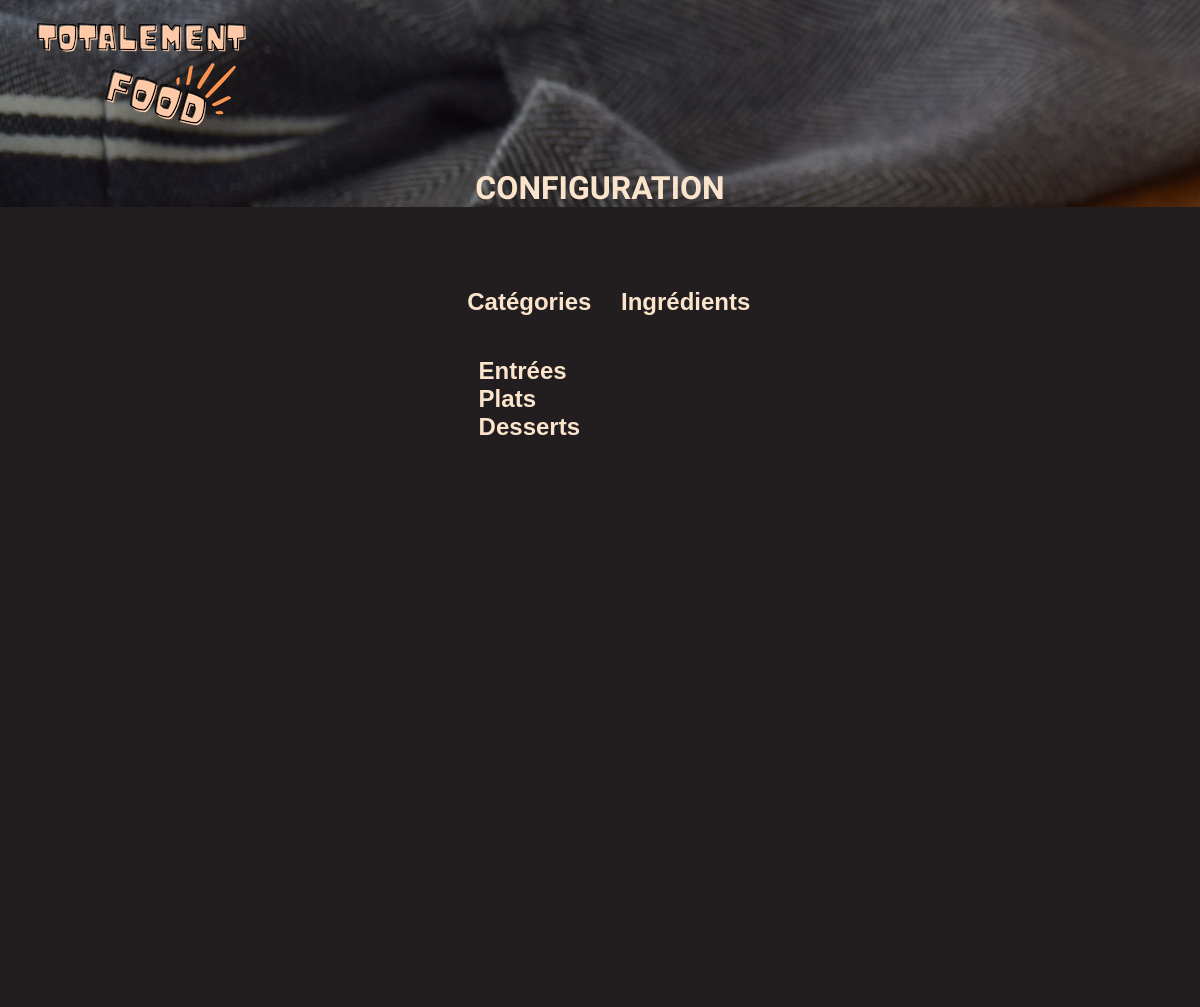
Before: /totalement_food/configuration with the older database file.
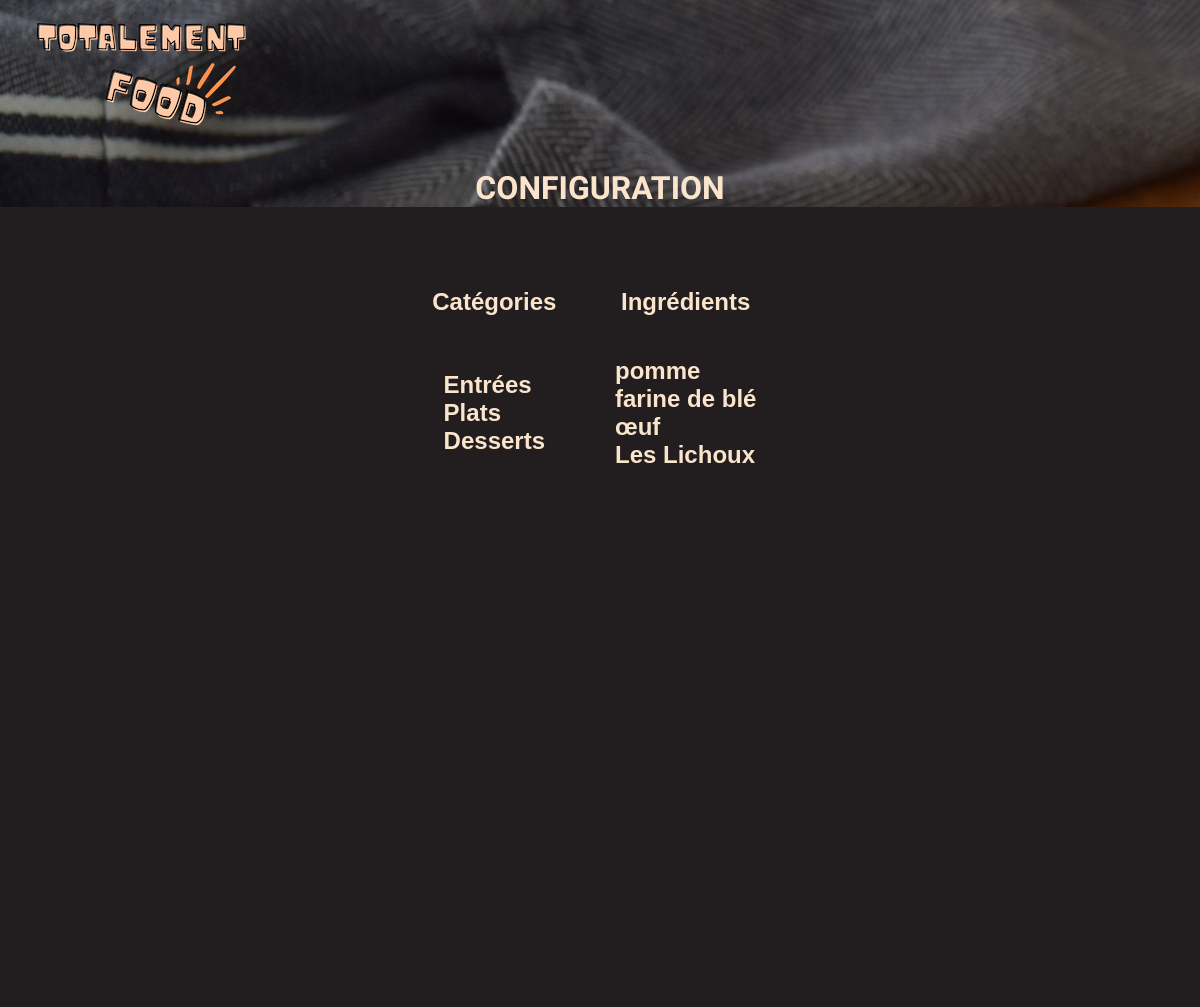
After: the same page with the newer database file.
### totalement_food/models.py (models this page shows)
class Categorie(models.Model):
    titre = models.CharField(max_length=200)
    definition = models.TextField(null=True)
    def __str__(self):
        return self.titre

class Ingredients(models.Model):
    nom = models.CharField(max_length=200)
    energie = models.CharField(max_length=10)
    proteine = models.CharField(max_length=10)
    lipide = models.CharField(max_length=10)
    glucide = models.CharField(max_length=10)
    def __str__(self):
        return self.nom

### totalement_food/views.py (the view)
# urls.py: path('configuration', views.configuration,
def configuration(request):
    ingredients_liste = Ingredients.objects.all()
    categorie_liste = Categorie.objects.all()
    print(ingredients_liste)
    print(categorie_liste)
    return render(request, 'totalement_food/liste_configuration.html', {'categorie_liste': categorie_liste, 'ingredients_liste': ingredients_liste})

### totalement_food/templates/totalement_food/liste_configuration.html (shortened to what this page needs)
{% load static %}
<html lang="en">
<head>
    <link rel="stylesheet" href="{% static 'totalement_food/liste_categories.css' %}">
<body>
    <header>
        <nav>
            <figure>
                <a href="/totalement_food"><img src={% static 'totalement_food/images/logo.png' %}
                        alt="logo Totalement Food"></a>
            </figure>
        </nav>
        <div class="banniere">
            <img src={% static 'totalement_food/images/banniere.png' %} alt="banniere TF">
        </div>
        <div class="content">
            <h1 class="title">CONFIGURATION</h1>
        </div>
    </header>
    <div class="container">
        <div class="col-12">
            <table>
                <tr>
                    <th>
                        <h2>Catégories</h2>
                    </th>
                    <th>
                        <h2>Ingrédients</h2>
                    </th>
                </tr>
                <tr>
                    <td>
                        {% for categorie in categorie_liste %}
                        <a href="categories/{{categorie.id}}">
                            <h2>{{ categorie.titre }}</h2>
                        </a>
                        {% endfor %}
                    </td>
                    <td>
                        {% for ingredient in ingredients_liste %}
                        <a href="ingredients/{{ingredient.id}}">
                            <h2>{{ ingredient.nom }}</h2>
                        </a>
                        {% endfor %}
                    </td>
                </tr>
            </table>
        </div>
    </div>
</body>
</html>

Changed rows visible on the page:
added Ingredients: nom "pomme"
added Ingredients: nom "farine de blé"
added Ingredients: nom "œuf"
added Ingredients: nom "Les Lichoux"
